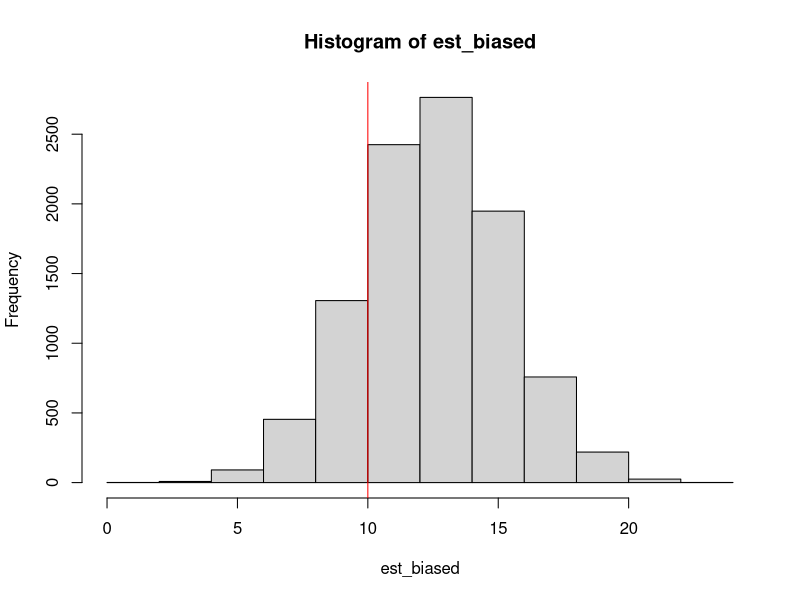

R code for this plot:
#Exercise solutions
#1. 
set.seed(123)
# draw the winning numbers for this week
sample(1:49,size = 6)

#2
# define the PDF
f <- function(x){x/4*exp(-x^2/8)}

# integrate f over the domain
integrate(f, 0, Inf)$value

#3
# define the function ex
ex <- function(x){x*f(x)}

# compute the expected value of X
expected_value <- integrate(ex, 0, Inf)$value
expected_value

# define the function ex2
ex2 <- function(x){x^2*f(x)}

# compute the variance of X
variance <- integrate(ex2, 0, Inf)$value - expected_value^2
variance

#4
set.seed(123)
# generate 10 random numbers from the given distribution.
rnorm(10, mean = 2, sd = sqrt(12))

#5 
# define a function for the estimator
Y_tilde <- function(x){sum(x)/(length(x)-1)}

# repeatedly compute estimates and store the results in est_biased
set.seed(123)
est_biased <- replicate(n = 10000, expr = Y_tilde(rnorm(5, 10, 5)))

# plot a histogram of est_biased
hist(est_biased)

# add a red vertical line at mu = 10
abline(v = 10, col = "red")